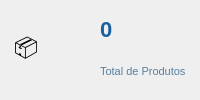
        <widget class="QFrame" name="cardTotalProd">
         <property name="styleSheet">
          <string notr="true">QFrame#cardTotalProd{background-color:#ffffff;border:1px solid #a8c4d8;border-radius:6px;}</string>
         </property>
         <layout class="QHBoxLayout" name="cardTotalProdHL">
          <property name="leftMargin">
           <number>14</number>
          </property>
          <property name="topMargin">
           <number>8</number>
          </property>
          <property name="rightMargin">
           <number>14</number>
          </property>
          <property name="bottomMargin">
           <number>8</number>
          </property>
          <item>
           <widget class="QLabel" name="lblIconTotalProd">
            <property name="styleSheet">
             <string notr="true">font-size:22px;</string>
            </property>
            <property name="text">
             <string>📦</string>
            </property>
           </widget>
          </item>
          <item>
           <layout class="QVBoxLayout">
            <property name="spacing">
             <number>0</number>
            </property>
            <item>
             <widget class="QLabel" name="lblTotalProdValor">
              <property name="styleSheet">
               <string notr="true">font-size:22px;font-weight:bold;color:#1a5fa0;</string>
              </property>
              <property name="text">
               <string>0</string>
              </property>
             </widget>
            </item>
            <item>
             <widget class="QLabel" name="lblTotalProdLabel">
              <property name="styleSheet">
               <string notr="true">font-size:11px;color:#5580a0;</string>
              </property>
              <property name="text">
               <string>Total de Produtos</string>
              </property>
             </widget>
            </item>
           </layout>
          </item>
         </layout>
        </widget>
